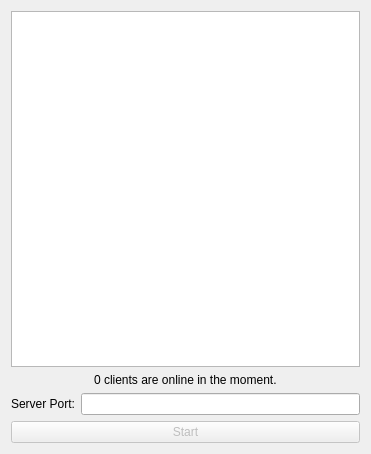
<?xml version="1.0" encoding="UTF-8"?>
<ui version="4.0">
 <class>Widget</class>
 <widget class="QWidget" name="Widget">
  <property name="geometry">
   <rect>
    <x>0</x>
    <y>0</y>
    <width>371</width>
    <height>454</height>
   </rect>
  </property>
  <property name="windowTitle">
   <string>Server</string>
  </property>
  <layout class="QGridLayout" name="gridLayout">
   <item row="3" column="0" colspan="2" alignment="Qt::AlignHCenter">
    <widget class="QLabel" name="lbl_tips">
     <property name="text">
      <string>0 clients are online in the moment.</string>
     </property>
    </widget>
   </item>
   <item row="0" column="0" colspan="2">
    <widget class="QListWidget" name="listWidget"/>
   </item>
   <item row="5" column="0" colspan="2">
    <widget class="QPushButton" name="btn_connect">
     <property name="enabled">
      <bool>false</bool>
     </property>
     <property name="sizePolicy">
      <sizepolicy hsizetype="Minimum" vsizetype="Fixed">
       <horstretch>0</horstretch>
       <verstretch>0</verstretch>
      </sizepolicy>
     </property>
     <property name="text">
      <string>Start</string>
     </property>
     <property name="iconSize">
      <size>
       <width>26</width>
       <height>16</height>
      </size>
     </property>
    </widget>
   </item>
   <item row="4" column="1">
    <widget class="QLineEdit" name="lbl_port"/>
   </item>
   <item row="4" column="0">
    <widget class="QLabel" name="label">
     <property name="text">
      <string>Server Port:</string>
     </property>
    </widget>
   </item>
  </layout>
 </widget>
 <resources/>
 <connections/>
</ui>
